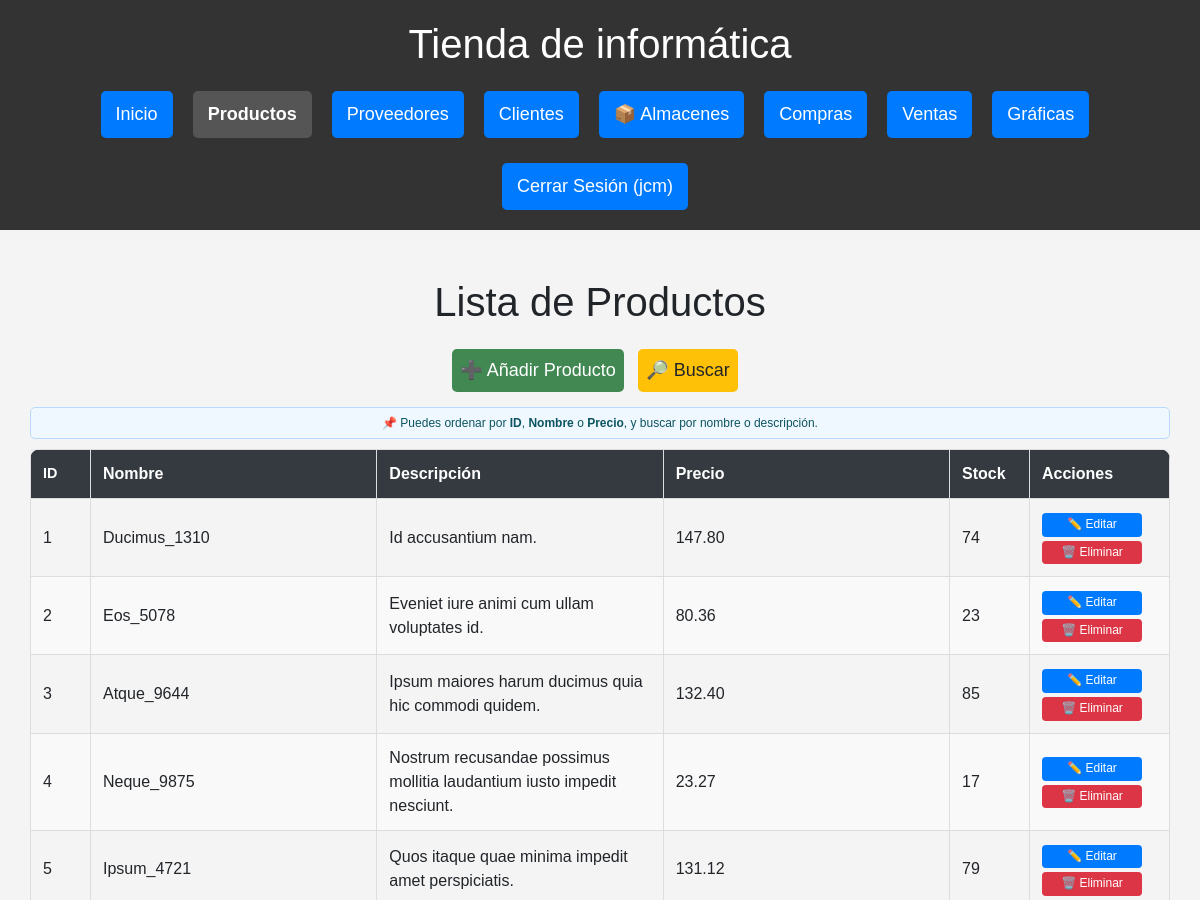
The page /productos (signed in, upper part) on the database as committed earlier.
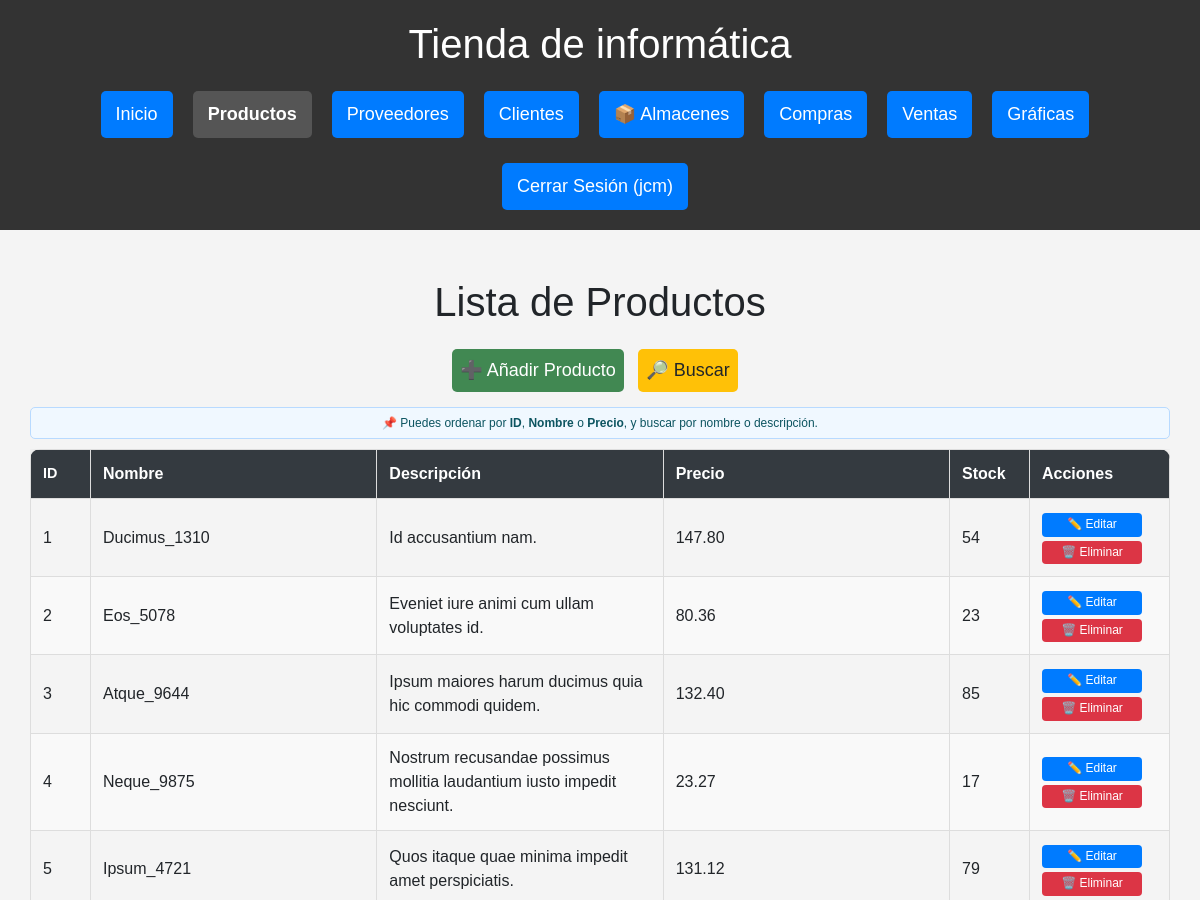
The same page on the database as committed later.
### db.py (models this page shows)
class Producto(Base):
    __tablename__ = "Producto"
    id = Column(Integer, primary_key=True)
    nombre = Column(String(150), unique=True, nullable=False)
    descripcion = Column(Text)
    categoria_id = Column(Integer, ForeignKey('Categoria.id'), nullable=True)
    precio = Column(Numeric(10, 2), nullable=False)
    stock = Column(Integer, default=0)
    cantidad_total = Column(Integer, default=30)
    fecha_creacion = Column(DateTime, default=func.now())
    categoria = relationship('Categoria', backref=backref('productos', lazy=True))
    ventas = relationship("DetalleVenta", back_populates="producto")

### routes/productos.py (the view)
@productos_bp.route('/productos')
@login_required
def ver_productos():
    orden = request.args.get("orden", "id")
    direccion = request.args.get("direccion", "asc")
    nombre = request.args.get("nombre", "")
    pagina = int(request.args.get("pagina", 1))
    por_pagina = 30
    query = sesion.query(Producto)
    if nombre:
        query = query.filter(
            (Producto.nombre.ilike(f"%{nombre}%")) |
            (Producto.descripcion.ilike(f"%{nombre}%"))
        )
    def aplicar_direccion(campo):
        return campo.desc() if direccion == "desc" else campo.asc()
    if orden == "nombre":
        query = query.order_by(aplicar_direccion(Producto.nombre))
    elif orden == "precio":
        query = query.order_by(aplicar_direccion(Producto.precio))
    else:
        query = query.order_by(aplicar_direccion(Producto.id))
    total_productos = query.count()
    productos = query.offset((pagina - 1) * por_pagina).limit(por_pagina).all()
    hay_anterior = pagina > 1
    hay_siguiente = (pagina * por_pagina) < total_productos
    return render_template(
        "producto/productos.html",
        productos=productos,
        orden=orden,
        direccion=direccion,
        nombre=nombre,
        pagina=pagina,
        hay_anterior=hay_anterior,
        hay_siguiente=hay_siguiente
    )

### db.py (called while the page is built)
def login_required(f):
    @wraps(f)
    def decorated_function(*args, **kwargs):
        if 'usuario' not in session:
            flash('Por favor, inicie sesión para acceder a esta página.', 'error')
            return redirect(url_for('login'))
        return f(*args, **kwargs)
    return decorated_function

### templates/producto/productos.html (shortened to what this page needs)
{% extends 'base.html' %}
{% block content %}
<div class="container mt-4">
    <h1>Lista de Productos</h1>
    <div class="botones-superiores">
        <a href="{{ url_for('productos.nuevo_producto') }}" class="btn btn-add">➕ Añadir Producto</a>
        <a href="#form-busqueda-producto" class="btn btn-add btn-search">🔎 Buscar</a>
    </div>
    <div class="alerta-orden">
      📌 Puedes ordenar por <strong>ID</strong>, <strong>Nombre</strong> o <strong>Precio</strong>, y buscar por nombre o descripción.
    </div>
    <div class ="tabla-responive">
        <table class="tabla-estilizada">
            <thead>
            {% set nueva_direccion = 'desc' if direccion == 'asc' else 'asc' %}
                <tr>
                    <th class="col-id"><a href="{{ url_for('productos.ver_productos', orden='id', direccion=nueva_direccion) }}">ID
                    </a></th>
                    <th><a href="{{ url_for('productos.ver_productos', orden='nombre', direccion=nueva_direccion) }}">Nombre
                    </a></th>
                    <th>Descripción</th>
                    <th><a href="{{ url_for('productos.ver_productos', orden='precio', direccion=nueva_direccion) }}">Precio
                    </a></th>
                    <th class="col-stock">Stock</th>
                    <th class="col-acciones">Acciones</th>
                </tr>
            </thead>
        <tbody>
        {% for producto in productos %}
            <tr>
                <td>{{ producto.id }}</td>
                <td>{{ producto.nombre }}</td>
                <td>{{ producto.descripcion }}</td>
                <td>{{ producto.precio }}</td>
                <td>{{ producto.stock }}</td>
                <td>
                    <a href="{{ url_for('productos.editar_producto', id=producto.id) }}" class="btn-edit">✏️ Editar</a>
                    <form method="POST" action="{{ url_for('productos.eliminar_producto', id=producto.id) }}" class="form-delete">
                        <button type="submit" class="btn-delete" onclick="return confirm('¿Eliminar este producto?');">🗑️<span class="texto-btn"> Eliminar</button>
                    </form>
                </td>
            </tr>
        {% endfor %}
        </tbody>
    </table>
    </div>
</div>
{% endblock %}

Rows that differ between the two databases and show on the page:
changed Producto "Ducimus_1310": stock "74" → "54"
